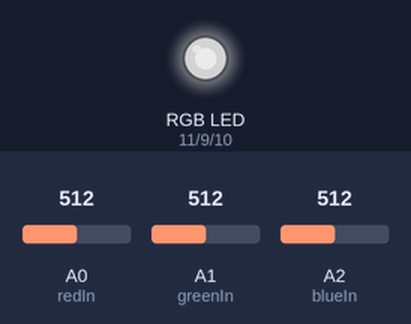
Recording of a sketch running on a simulated Arduino Uno, built with avr-gcc and run on an emulated ATmega328P. Shown: an RGB LED mixed from three pins (HIGH = lit). The test bench sets the inputs (shaded band); at power-on: A0 (redIn) = 512, A1 (greenIn) = 512, A2 (blueIn) = 512. Dim RGB values are drawn brighter than linear.

Above: at 1.2 s.
1.3 s: A0 (redIn) set to 716
At 2.5 s:
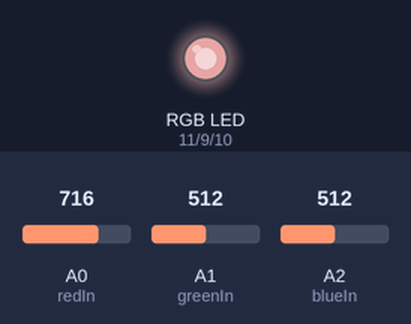
2.8 s: A1 (greenIn) set to 716
At 3.8 s:
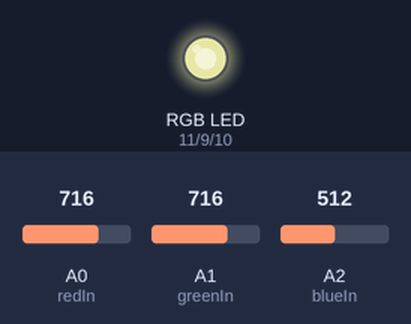
4.3 s: A2 (blueIn) set to 716
At 4.9 s:
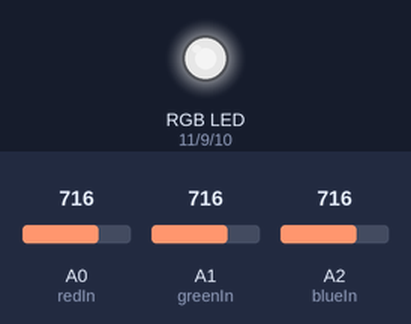
5.8 s: A0 (redIn) set to 900
At 6.1 s:
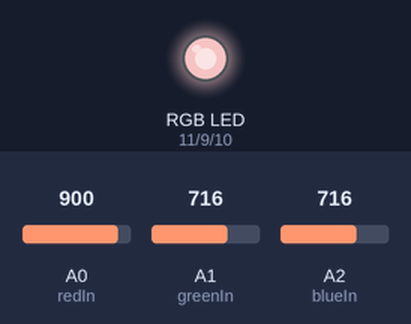
7.3 s: A1 (greenIn) set to 900
At 8.4 s:
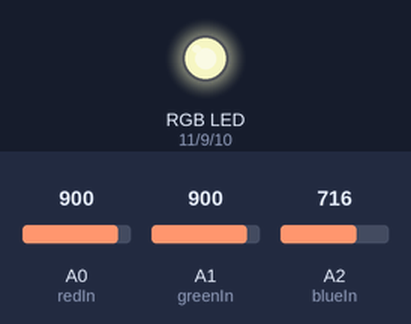
8.8 s: A2 (blueIn) set to 900
At 9.5 s:
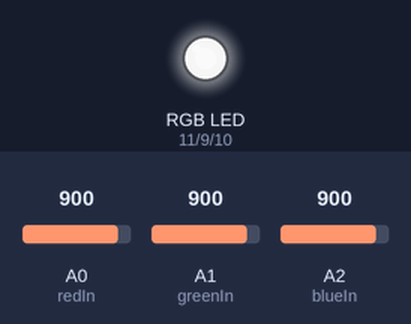
Timing chart, 0 to 11.3 s (numbered marks = the images above; inputs shaded):
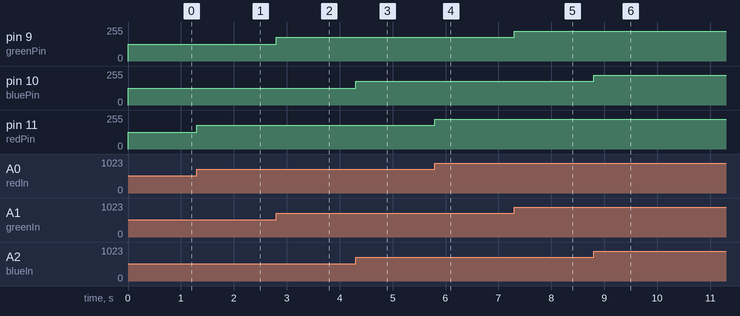

Measured:
- after the input at 1.3 s, pin 11 (redPin): 127/255 → 178/255 at once
- after the input at 2.8 s, pin 9 (greenPin): 127/255 → 178/255 at once
- after the input at 4.3 s, pin 10 (bluePin): 127/255 → 178/255 at once
- after the input at 5.8 s, pin 11 (redPin): 178/255 → 224/255 at once
- after the input at 7.3 s, pin 9 (greenPin): 178/255 → 224/255 at once
- after the input at 8.8 s, pin 10 (bluePin): 178/255 → 224/255 at once

The sketch:

analogRGBControl.ino
```cpp
int redPin = 11;
int bluePin = 10;
int greenPin = 9;
int redIn = A0;
int greenIn = A1;
int blueIn = A2;
int redVal;
int greenVal;
int blueVal;

void setup() {
  pinMode(redIn, INPUT);
  pinMode(greenIn, INPUT);
  pinMode(blueIn, INPUT);

  pinMode(redPin, OUTPUT);
  pinMode(greenPin, OUTPUT);
  pinMode(redPin, OUTPUT);
}

void loop() {
  redVal = analogRead(redIn);
  greenVal = analogRead(greenIn);
  blueVal = analogRead(blueIn);

  redVal = map(redVal, 0, 1023, 0, 255);
  greenVal = map(greenVal, 0, 1023, 0, 255);
  blueVal = map(blueVal, 0, 1023, 0, 255);

  setColor(redVal, greenVal, blueVal);
}

void setColor(int red, int green, int blue){
  analogWrite(redPin, red);
  analogWrite(greenPin, green);
  analogWrite(bluePin, blue);
}
```
